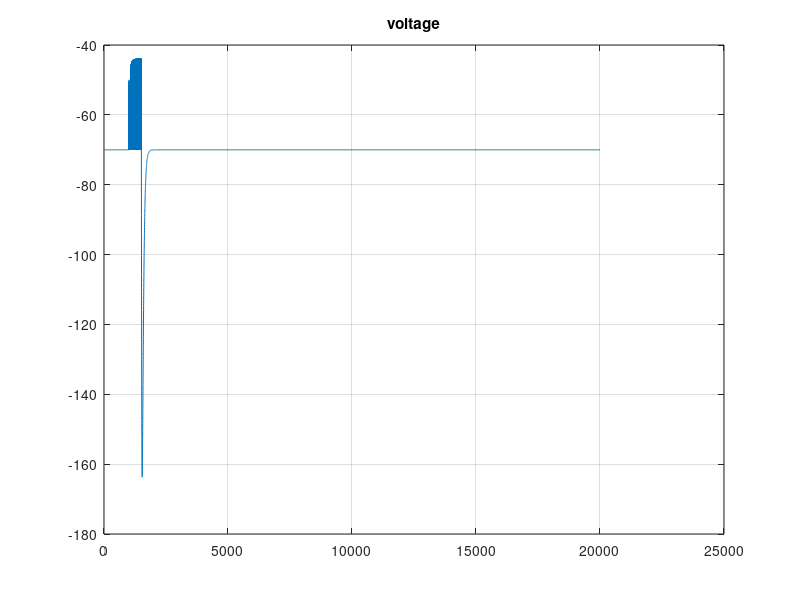

Write MATLAB code to recreate this figure.
% parameters
% 	# Define simulation and model parameters dictionary
% params = {'k1': 0.2,             # I₁ decay term
%           'k2': 0.02,            # I₂ decay term
%           'b': 0.01,             # Θ decay term
%           'R1': 0.0,             # I₁ update constant
%           'R2': 1.0,             # I₂ update constant
%           'El': -70.0,           # Reverse potential
%           'Vr': -70.0,           # Resting potential
%           'Thetar': -60.0,       # Resting threshold
%           'a': 0.000,            # Specifier of spike response
%           'A1': 0.0,             # I₁ additive update constant
%           'A2': 0.0,             # I₂ additive update constant
%           'G': 0.05,             # Membrane potential decay term
%           'C': 1.0,              # Membrane capacitance
%           'ThetaInf': -50.0}       # Reverse threshold
close all;
clear all;

k1=0.2;k2=0.02;b=0.01;R1=0.0;R2=1.0;
El=-70.0;Vr=-70.0;Thetar=-60.0;G=0.05;C=1.0;ThetaInf=-50.0;

t_simulate = 20000;
dt = 1; % may be 1ms
tspan = 0:dt:t_simulate;

i1 = zeros(1, length(tspan));
i2 = zeros(1, length(tspan));
v = zeros(1, length(tspan));
theta = zeros(1, length(tspan));
spikes = zeros(1, length(tspan));
iext = zeros(1, length(tspan));
% iext(1000:2000) = -65;
iext(1000:1500) = 10;

% params for phasic burst and rebound burst
a = 0.009; A1 = 15; A2 = -0.6; 

% params fo tonic spike through spike for +ve current
% a = 0; A1 = 0; A2 = 0; 

% IC=(0.01, 0.001, -70.0, -50.0)
% initial conditions
i1(1) = 0.01;
i2(1) = 0.001;
v(1) =-70.0 ;
theta(1) = -50.0;

% temporrary
x = [];
for t=2:length(tspan)
    i1(t) = i1(t-1) + dt*(-k1*i1(t-1));
    i2(t) = i2(t-1) + dt*(-k2*i2(t-1));
    v(t) = v(t-1) + dt*(1/C)*(iext(t-1)+ i1(t-1) + i2(t-1) - G*(v(t-1) - El));
    theta(t) = theta(t-1) + dt*( a*(v(t-1) - El) - b*(theta(t-1) - ThetaInf)  );

    if v(t) > theta(t)
        i1(t) = R1*i1(t) + A1;
        i2(t) = R2*i2(t) + A2;
        v(t) = Vr;
        theta(t) = max(Thetar, theta(t));

        spikes(t) = 1;
       x = [x, t];
    end
end

figure
    plot(v)
    title('voltage')
grid

a = x(1);b = length(x);c=x(end);
disp(a)
disp(c)
disp(b)
